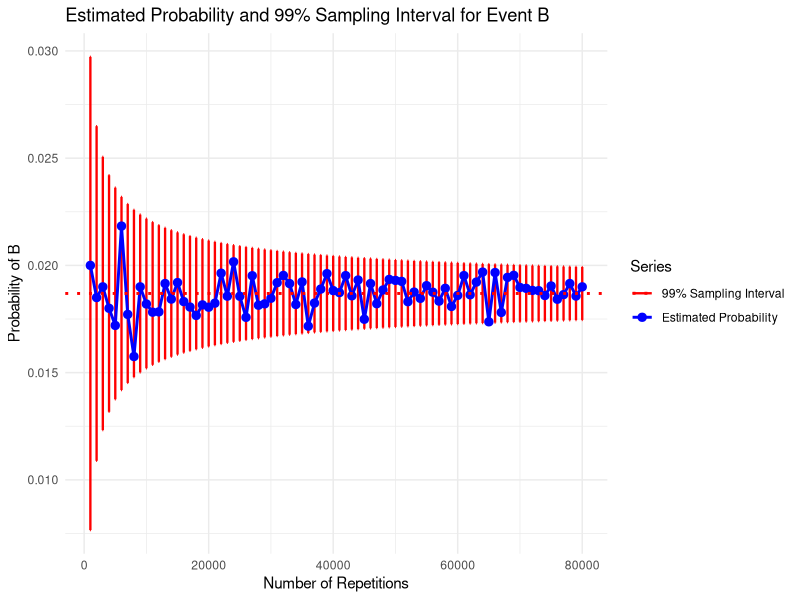

Source code (R): (Note: this script raises an error after producing the figure.)
rm(list = ls())

library(ggplot2)

estimate_PBs <- function(nReps,
                         sample_space=c(rep("atajada", 20), rep("penal", 10), rep("gol", 34)),
                         sample_size=5) {
    pBs <- c()
    for(nRep in nReps) {
        countB <- 0
		print(sprintf("Processing number of repetitions: %d", nRep))
        for(i in 1:nRep) {
            sample <- sample(sample_space, sample_size)
            B <- sum(sample == "gol") == 0
            if(B) {
                countB <- countB + 1
            }
        }
        pBs <- c(pBs, countB / nRep)
    }
    return(pBs)
}

nReps <- seq(from=1000, to=80000, by=1000) # nRep we will use
# nReps <- seq(from=1000, to=15000, by=5000) # nRep we will use
confidence <- .99 # for error bars

# set the multiplier of the standard error based on the desired confidence for
# the confidence intervals
if(confidence==.95) {
    seMult = 1.96
} else {
    if(confidence==.99) {
        seMult = 2.576
    } else {
        error(sprintf("Invalid confidence %.4f, it must be .95 or .99", confidence))
    }
}

# Estimated PBs
pBs <- estimate_PBs(nReps=nReps)

# Analytical PBs
p <- 30 * 29 * 28 * 27 * 26 / (64 * 63 * 62 * 61 * 60)
meanA <- p * rep(1, times=length(nReps))
seA <- sqrt(p * (1-p) / nReps)
lowerA <- meanA - seMult * seA
upperA <- meanA + seMult * seA

plot_data <- data.frame(
  nReps = nReps,
  estimated = pBs,
  analyticalM = meanA,
  analyticalLower = lowerA,
  analyticalUpper = upperA
)

# --- 1. Build the ggplot2 Visualization ---
analyticalCIlabel <- sprintf("%d%% Sampling Interval", round(confidence*100))
color_values <- c("Estimated Probability" = "blue")
color_values[analyticalCIlabel] <- "red"

ggplot(plot_data, aes(x = nReps)) +
  # 1. Analytical Series: Mean line
  # geom_point(aes(y = analyticalM, color = analyticalCIlabel), 
  #           size = 2.5) +
  
  # 2. Analytical Series: Error bars for discrete nReps steps
  # 'width' controls the horizontal spread of the whisker caps
  geom_errorbar(aes(ymin = analyticalLower, ymax = analyticalUpper, color = analyticalCIlabel), 
                width = 150, linewidth = 0.8) +
  
  # 3. Estimated Series: Connected points
  geom_line(aes(y = estimated, color = "Estimated Probability"), 
            linewidth = 1) +
  geom_point(aes(y = estimated, color = "Estimated Probability"), 
             size = 2.5) +
  geom_hline(aes(yintercept = p, color = analyticalCIlabel), linetype = "dotted", linewidth = 1) +

  
  # Customizing Colors and Legend Names
  scale_color_manual(name = "Series", values = color_values) +

  # Labels and Styling
  labs(
    title = sprintf("Estimated Probability and %d%% Sampling Interval for Event B", round(100*confidence)),
    x = "Number of Repetitions",
    y = "Probability of B"
  ) +
  theme_minimal() +
  theme(legend.position = "right")

fig_filename <- "../../figures/ICD1b.png"
ggsave(fig_filename)
print(sprintf("Saved figure to %s", fig_filename))
